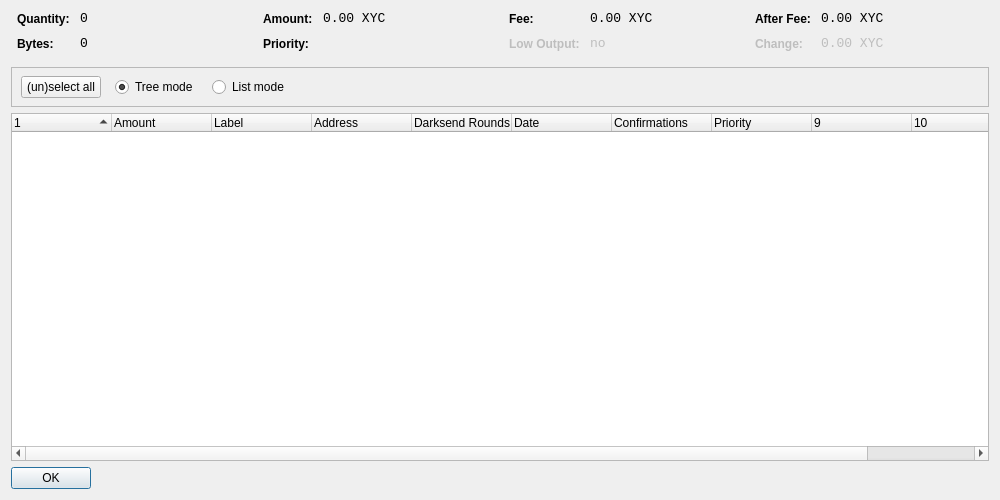
<?xml version="1.0" encoding="UTF-8"?>
<ui version="4.0">
 <class>CoinControlDialog</class>
 <widget class="QDialog" name="CoinControlDialog">
  <property name="geometry">
   <rect>
    <x>0</x>
    <y>0</y>
    <width>1000</width>
    <height>500</height>
   </rect>
  </property>
  <property name="windowTitle">
   <string>Coin Control</string>
  </property>
  <layout class="QVBoxLayout" name="verticalLayout">
   <item>
    <layout class="QHBoxLayout" name="horizontalLayoutTop" stretch="0,0,0,0">
     <property name="topMargin">
      <number>0</number>
     </property>
     <property name="bottomMargin">
      <number>10</number>
     </property>
     <item>
      <layout class="QFormLayout" name="formLayoutCoinControl1">
       <property name="horizontalSpacing">
        <number>10</number>
       </property>
       <property name="verticalSpacing">
        <number>10</number>
       </property>
       <property name="leftMargin">
        <number>6</number>
       </property>
       <property name="rightMargin">
        <number>6</number>
       </property>
       <item row="0" column="0">
        <widget class="QLabel" name="labelCoinControlQuantityText">
         <property name="styleSheet">
          <string notr="true">font-weight:bold;</string>
         </property>
         <property name="text">
          <string>Quantity:</string>
         </property>
        </widget>
       </item>
       <item row="0" column="1">
        <widget class="QLabel" name="labelCoinControlQuantity">
         <property name="font">
          <font>
           <family>Monospace</family>
           <pointsize>10</pointsize>
          </font>
         </property>
         <property name="cursor">
          <cursorShape>IBeamCursor</cursorShape>
         </property>
         <property name="contextMenuPolicy">
          <enum>Qt::ActionsContextMenu</enum>
         </property>
         <property name="text">
          <string notr="true">0</string>
         </property>
         <property name="textInteractionFlags">
          <set>Qt::LinksAccessibleByMouse|Qt::TextSelectableByKeyboard|Qt::TextSelectableByMouse</set>
         </property>
        </widget>
       </item>
       <item row="1" column="0">
        <widget class="QLabel" name="labelCoinControlBytesText">
         <property name="styleSheet">
          <string notr="true">font-weight:bold;</string>
         </property>
         <property name="text">
          <string>Bytes:</string>
         </property>
        </widget>
       </item>
       <item row="1" column="1">
        <widget class="QLabel" name="labelCoinControlBytes">
         <property name="font">
          <font>
           <family>Monospace</family>
           <pointsize>10</pointsize>
          </font>
         </property>
         <property name="cursor">
          <cursorShape>IBeamCursor</cursorShape>
         </property>
         <property name="contextMenuPolicy">
          <enum>Qt::ActionsContextMenu</enum>
         </property>
         <property name="text">
          <string notr="true">0</string>
         </property>
         <property name="textInteractionFlags">
          <set>Qt::LinksAccessibleByMouse|Qt::TextSelectableByKeyboard|Qt::TextSelectableByMouse</set>
         </property>
        </widget>
       </item>
      </layout>
     </item>
     <item>
      <layout class="QFormLayout" name="formLayoutCoinControl2">
       <property name="horizontalSpacing">
        <number>10</number>
       </property>
       <property name="verticalSpacing">
        <number>10</number>
       </property>
       <property name="leftMargin">
        <number>6</number>
       </property>
       <property name="rightMargin">
        <number>6</number>
       </property>
       <item row="0" column="0">
        <widget class="QLabel" name="labelCoinControlAmountText">
         <property name="styleSheet">
          <string notr="true">font-weight:bold;</string>
         </property>
         <property name="text">
          <string>Amount:</string>
         </property>
        </widget>
       </item>
       <item row="0" column="1">
        <widget class="QLabel" name="labelCoinControlAmount">
         <property name="font">
          <font>
           <family>Monospace</family>
           <pointsize>10</pointsize>
          </font>
         </property>
         <property name="cursor">
          <cursorShape>IBeamCursor</cursorShape>
         </property>
         <property name="contextMenuPolicy">
          <enum>Qt::ActionsContextMenu</enum>
         </property>
         <property name="text">
          <string notr="true">0.00 XYC</string>
         </property>
         <property name="textInteractionFlags">
          <set>Qt::LinksAccessibleByMouse|Qt::TextSelectableByKeyboard|Qt::TextSelectableByMouse</set>
         </property>
        </widget>
       </item>
       <item row="1" column="0">
        <widget class="QLabel" name="labelCoinControlPriorityText">
         <property name="styleSheet">
          <string notr="true">font-weight:bold;</string>
         </property>
         <property name="text">
          <string>Priority:</string>
         </property>
        </widget>
       </item>
       <item row="1" column="1">
        <widget class="QLabel" name="labelCoinControlPriority">
         <property name="font">
          <font>
           <family>Monospace</family>
           <pointsize>10</pointsize>
          </font>
         </property>
         <property name="cursor">
          <cursorShape>IBeamCursor</cursorShape>
         </property>
         <property name="contextMenuPolicy">
          <enum>Qt::ActionsContextMenu</enum>
         </property>
         <property name="text">
          <string/>
         </property>
         <property name="textInteractionFlags">
          <set>Qt::LinksAccessibleByMouse|Qt::TextSelectableByKeyboard|Qt::TextSelectableByMouse</set>
         </property>
        </widget>
       </item>
      </layout>
     </item>
     <item>
      <layout class="QFormLayout" name="formLayoutCoinControl3">
       <property name="horizontalSpacing">
        <number>10</number>
       </property>
       <property name="verticalSpacing">
        <number>10</number>
       </property>
       <property name="leftMargin">
        <number>6</number>
       </property>
       <property name="rightMargin">
        <number>6</number>
       </property>
       <item row="0" column="0">
        <widget class="QLabel" name="labelCoinControlFeeText">
         <property name="styleSheet">
          <string notr="true">font-weight:bold;</string>
         </property>
         <property name="text">
          <string>Fee:</string>
         </property>
        </widget>
       </item>
       <item row="0" column="1">
        <widget class="QLabel" name="labelCoinControlFee">
         <property name="font">
          <font>
           <family>Monospace</family>
           <pointsize>10</pointsize>
          </font>
         </property>
         <property name="cursor">
          <cursorShape>IBeamCursor</cursorShape>
         </property>
         <property name="contextMenuPolicy">
          <enum>Qt::ActionsContextMenu</enum>
         </property>
         <property name="text">
          <string notr="true">0.00 XYC</string>
         </property>
         <property name="textInteractionFlags">
          <set>Qt::LinksAccessibleByMouse|Qt::TextSelectableByKeyboard|Qt::TextSelectableByMouse</set>
         </property>
        </widget>
       </item>
       <item row="1" column="0">
        <widget class="QLabel" name="labelCoinControlLowOutputText">
         <property name="enabled">
          <bool>false</bool>
         </property>
         <property name="styleSheet">
          <string notr="true">font-weight:bold;</string>
         </property>
         <property name="text">
          <string>Low Output:</string>
         </property>
        </widget>
       </item>
       <item row="1" column="1">
        <widget class="QLabel" name="labelCoinControlLowOutput">
         <property name="enabled">
          <bool>false</bool>
         </property>
         <property name="font">
          <font>
           <family>Monospace</family>
           <pointsize>10</pointsize>
          </font>
         </property>
         <property name="cursor">
          <cursorShape>IBeamCursor</cursorShape>
         </property>
         <property name="contextMenuPolicy">
          <enum>Qt::ActionsContextMenu</enum>
         </property>
         <property name="text">
          <string notr="true">no</string>
         </property>
         <property name="textInteractionFlags">
          <set>Qt::LinksAccessibleByMouse|Qt::TextSelectableByKeyboard|Qt::TextSelectableByMouse</set>
         </property>
        </widget>
       </item>
      </layout>
     </item>
     <item>
      <layout class="QFormLayout" name="formLayoutCoinControl4">
       <property name="horizontalSpacing">
        <number>10</number>
       </property>
       <property name="verticalSpacing">
        <number>10</number>
       </property>
       <property name="leftMargin">
        <number>6</number>
       </property>
       <property name="rightMargin">
        <number>6</number>
       </property>
       <item row="0" column="0">
        <widget class="QLabel" name="labelCoinControlAfterFeeText">
         <property name="styleSheet">
          <string notr="true">font-weight:bold;</string>
         </property>
         <property name="text">
          <string>After Fee:</string>
         </property>
        </widget>
       </item>
       <item row="0" column="1">
        <widget class="QLabel" name="labelCoinControlAfterFee">
         <property name="font">
          <font>
           <family>Monospace</family>
           <pointsize>10</pointsize>
          </font>
         </property>
         <property name="cursor">
          <cursorShape>IBeamCursor</cursorShape>
         </property>
         <property name="contextMenuPolicy">
          <enum>Qt::ActionsContextMenu</enum>
         </property>
         <property name="text">
          <string notr="true">0.00 XYC</string>
         </property>
         <property name="textInteractionFlags">
          <set>Qt::LinksAccessibleByMouse|Qt::TextSelectableByKeyboard|Qt::TextSelectableByMouse</set>
         </property>
        </widget>
       </item>
       <item row="1" column="0">
        <widget class="QLabel" name="labelCoinControlChangeText">
         <property name="enabled">
          <bool>false</bool>
         </property>
         <property name="styleSheet">
          <string notr="true">font-weight:bold;</string>
         </property>
         <property name="text">
          <string>Change:</string>
         </property>
        </widget>
       </item>
       <item row="1" column="1">
        <widget class="QLabel" name="labelCoinControlChange">
         <property name="enabled">
          <bool>false</bool>
         </property>
         <property name="font">
          <font>
           <family>Monospace</family>
           <pointsize>10</pointsize>
          </font>
         </property>
         <property name="cursor">
          <cursorShape>IBeamCursor</cursorShape>
         </property>
         <property name="contextMenuPolicy">
          <enum>Qt::ActionsContextMenu</enum>
         </property>
         <property name="text">
          <string notr="true">0.00 XYC</string>
         </property>
         <property name="textInteractionFlags">
          <set>Qt::LinksAccessibleByMouse|Qt::TextSelectableByKeyboard|Qt::TextSelectableByMouse</set>
         </property>
        </widget>
       </item>
      </layout>
     </item>
    </layout>
   </item>
   <item>
    <widget class="QFrame" name="frame">
     <property name="minimumSize">
      <size>
       <width>0</width>
       <height>40</height>
      </size>
     </property>
     <property name="frameShape">
      <enum>QFrame::StyledPanel</enum>
     </property>
     <property name="frameShadow">
      <enum>QFrame::Sunken</enum>
     </property>
     <widget class="QWidget" name="horizontalLayoutWidget">
      <property name="geometry">
       <rect>
        <x>10</x>
        <y>0</y>
        <width>781</width>
        <height>41</height>
       </rect>
      </property>
      <layout class="QHBoxLayout" name="horizontalLayoutPanel" stretch="0,0,0,0,0">
       <property name="spacing">
        <number>14</number>
       </property>
       <item>
        <widget class="QPushButton" name="pushButtonSelectAll">
         <property name="sizePolicy">
          <sizepolicy hsizetype="Maximum" vsizetype="Fixed">
           <horstretch>0</horstretch>
           <verstretch>0</verstretch>
          </sizepolicy>
         </property>
         <property name="text">
          <string>(un)select all</string>
         </property>
        </widget>
       </item>
       <item>
        <widget class="QRadioButton" name="radioTreeMode">
         <property name="sizePolicy">
          <sizepolicy hsizetype="Maximum" vsizetype="Fixed">
           <horstretch>0</horstretch>
           <verstretch>0</verstretch>
          </sizepolicy>
         </property>
         <property name="text">
          <string>Tree mode</string>
         </property>
         <property name="checked">
          <bool>true</bool>
         </property>
        </widget>
       </item>
       <item>
        <widget class="QRadioButton" name="radioListMode">
         <property name="sizePolicy">
          <sizepolicy hsizetype="Maximum" vsizetype="Fixed">
           <horstretch>0</horstretch>
           <verstretch>0</verstretch>
          </sizepolicy>
         </property>
         <property name="text">
          <string>List mode</string>
         </property>
        </widget>
       </item>
       <item>
        <spacer name="horizontalSpacer">
         <property name="orientation">
          <enum>Qt::Horizontal</enum>
         </property>
         <property name="sizeHint" stdset="0">
          <size>
           <width>40</width>
           <height>20</height>
          </size>
         </property>
        </spacer>
       </item>
      </layout>
     </widget>
    </widget>
   </item>
   <item>
    <widget class="CoinControlTreeWidget" name="treeWidget">
     <property name="contextMenuPolicy">
      <enum>Qt::CustomContextMenu</enum>
     </property>
     <property name="sortingEnabled">
      <bool>false</bool>
     </property>
     <property name="columnCount">
      <number>11</number>
     </property>
     <attribute name="headerShowSortIndicator" stdset="0">
      <bool>true</bool>
     </attribute>
     <attribute name="headerStretchLastSection">
      <bool>false</bool>
     </attribute>
     <column>
      <property name="text">
       <string/>
      </property>
     </column>
     <column>
      <property name="text">
       <string>Amount</string>
      </property>
     </column>
     <column>
      <property name="text">
       <string>Label</string>
      </property>
     </column>
     <column>
      <property name="text">
       <string>Address</string>
      </property>
     </column>
     <column>
      <property name="text">
       <string>Darksend Rounds</string>
      </property>
    </column>
     <column>
      <property name="text">
       <string>Date</string>
      </property>
     </column>
     <column>
      <property name="text">
       <string>Confirmations</string>
      </property>
      <property name="toolTip">
       <string>Confirmed</string>
      </property>
     </column>
     <column>
      <property name="text">
       <string>Priority</string>
      </property>
     </column>
     <column>
      <property name="text">
       <string/>
      </property>
     </column>
     <column>
      <property name="text">
       <string/>
      </property>
     </column>
     <column>
      <property name="text">
       <string/>
      </property>
     </column>
     <column>
      <property name="text">
       <string/>
      </property>
     </column>
    </widget>
   </item>
   <item>
    <widget class="QDialogButtonBox" name="buttonBox">
     <property name="sizePolicy">
      <sizepolicy hsizetype="Maximum" vsizetype="Fixed">
       <horstretch>0</horstretch>
       <verstretch>0</verstretch>
      </sizepolicy>
     </property>
     <property name="orientation">
      <enum>Qt::Horizontal</enum>
     </property>
     <property name="standardButtons">
      <set>QDialogButtonBox::Ok</set>
     </property>
    </widget>
   </item>
  </layout>
 </widget>
 <customwidgets>
  <customwidget>
   <class>CoinControlTreeWidget</class>
   <extends>QTreeWidget</extends>
   <header>coincontroltreewidget.h</header>
  </customwidget>
 </customwidgets>
 <resources/>
 <connections/>
</ui>
